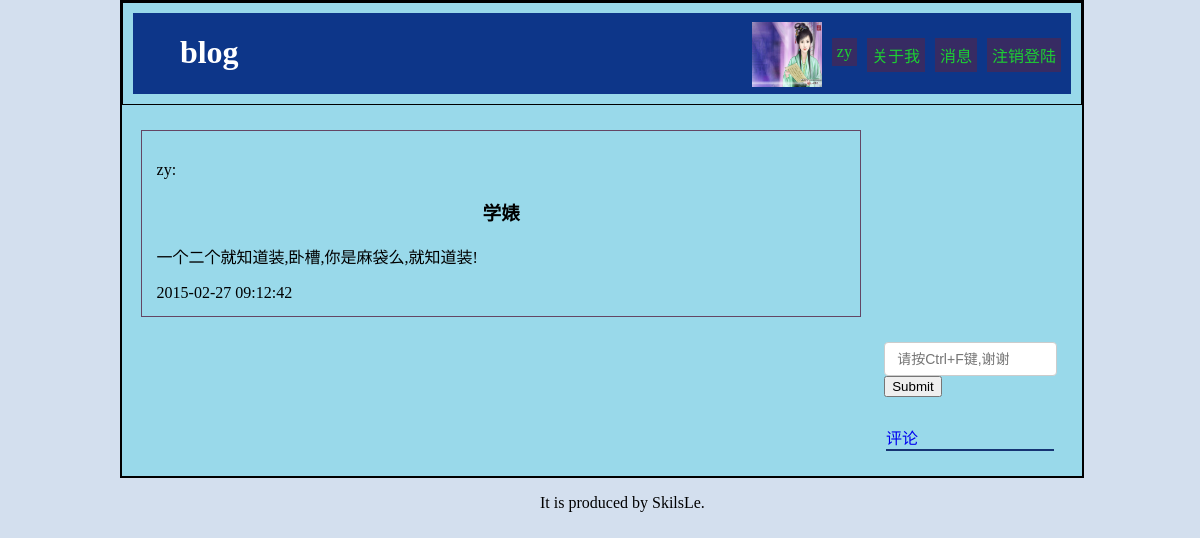
The page /php/content.php?content_id=1 (signed in) on the database its author committed.
### tables this page shows
CREATE TABLE IF NOT EXISTS `blog_content` (
  `user_id` int(11) NOT NULL,
  `user_name` varchar(10) NOT NULL,
`content_id` int(11) NOT NULL,
  `content_title` varchar(225) NOT NULL,
  `type` varchar(32) NOT NULL,
  `content` text NOT NULL,
  `time` timestamp NOT NULL DEFAULT CURRENT_TIMESTAMP ON UPDATE CURRENT_TIMESTAMP
);

### php/content.php (the view, shortened to what this page needs)
<?php
	include"../php/connect.php";
	$user_id =  $_SESSION['id'];
	$user_name =  $_SESSION['name'];
    $content_id=$_GET['content_id'];
	?>
	<?php
    function ff_page($content,$page)
    {
    $PageLength = 3000;
    $CLength = strlen($content);
    if($CLength <= $PageLength)
     {
        echo $content;
 }
}
?>
<html>
<head>
	<link rel="stylesheet" href="../css/index_style.css">
	<link rel="stylesheet" href="../css/tab.css">
	<link rel="stylesheet" href="../css/timeline.css">
</head>
<body>
<div id="main">
	<div id="header_out">
		<div id="header">
			<div id="header_left">
				<h1>blog</h1>
			</div>
			<div id="header_right">
				<li><a href="../php/cancel.php">注销登陆</a></li>
				<li><a href="#">消息</a></li>
				<li><a href="#">关于我</a></li>
				<li><a href="#"><?php echo $user_name;?></a></li>
				<a href="../php/upload.php"><img src="../php/pic/pic<?php echo $user_id;?>.jpg"  onError="this.src='../php/pic/default.jpg';"/></a>
			</div>
		</div>
	</div>
	<div id="body">
		<div class="body_right2" style="display:block;">
			<div id="log">
				<?php
					$result = $db->query("SELECT * FROM `blog_content` WHERE `content_id` = '$content_id'");
					foreach ($result as $value) {
						print("<p>{$value['user_name']}:</p> <h3>{$value['content_title']}</h3>
							<p id='p'>");
					    $content1=$value['content'];
					    $current=$_REQUEST['page_t'];
					    $result= ff_page($content1,$current);
					    print("{$result}</p>              <span>{$value['time']}</span>
                </div>
    </div>
    <div id='search'>
    <div id='sear'>
      <input type='text' class='form-control' placeholder='请按Ctrl+F键,谢谢'>
      <button type='submit' class='btn btn-default'>Submit</button></div>");
          $content_id=$value['content_id'];
              echo <<<STR
            <div class="time" >
              <a href="#a" class="ping">评论</a>
              <div name="a" class="discu">
                <form name="input" action="../php/discuss.php?content_id={$content_id}" method="post">
                <input type="text" name="discuss" placeholder="{$user_name}说:"/>
                <input type="submit" value="发表" />
                </form>
              </div>
              <div class="reply">
STR;
              echo <<<STR
              </div>
            </div>
          </div>
STR;
}
					?>
		</div>
	</div>
<div id="footer">
	<p>It is produced by SkilsLe.</p>
</div>
</body>
</html>

### css/index_style.css (style rules this page uses)
body { margin: 0; padding: 0; background: #d3dfee; }
h1 { color: #fff; }
li { list-style: none; }
a { text-decoration: none; }
#main { width: 80%; background: #99d9ea; margin-left: 10%; border: 2px solid #000; }
#header_out { border: 1px solid #000; }
#header { margin: 10px; background: #0d3689; height: 80.875px; }
#header a { color: #1DCF33; }
#header_left { width: 40%; float: left; margin-left: 5%; }
#header_right { float: right; }
#header_right li { list-style: none; float: right; margin-right: 10px; margin-top: 25px; background: #372b63; padding: 5px; text-align: center; }
#header_right img { width: 70px; height: 65px; float: right; margin-top: 9px; margin-right: 10px; }
#body { overflow: auto; }
#search { float: right; margin: 25px; width: 18%; overflow: hidden; }
.form-control { display: block; width: 100%; padding: 6px 12px; font-size: 14px; line-height: 1.42857143; color: #555; border: 1px solid #ccc; border-radius: 4px; }
.time { width: 96%; margin: 0 1%; }
.reply { border: 1px solid #163473; width: 100%; }
.time a { width: 38px; }
#footer { margin-left: 45%; }
#sear { margin-bottom: 16%; }

### css/tab.css (style rules this page uses)
.body_right2 { margin-top: 25px; width: 75%; margin-left: 2%; float: left; }
#log { border: 1px solid #644664; padding: 2%; }
#log h3 { text-align: center; }

### rows shown on the page
blog_content: user_name "zy", content_title "学婊", content "一个二个就知道装,卧槽,你是麻袋么,就知道装!", time "2015-02-27 09:12:42"

### other values the page prints
$user_name "zy"
